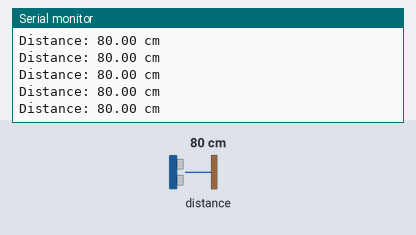
Bench run of a program on a simulated ESP32. Parts: the last lines printed to the serial monitor. Inputs (shaded band) come from the test bench; at power-on: distance to the obstacle 80 cm.

Above: at 1.2 s.
1.3 s: distance to the obstacle set to 2 cm
At 2.3 s:
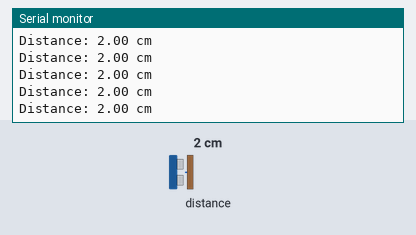
2.8 s: distance to the obstacle set to 4 cm
At 3.7 s:
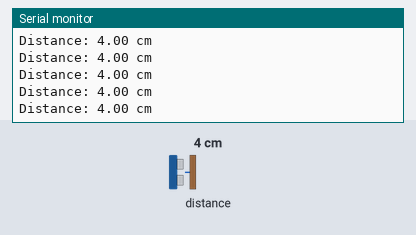
Timing chart, 0 to 5.8 s (numbered marks = the images above; inputs shaded):
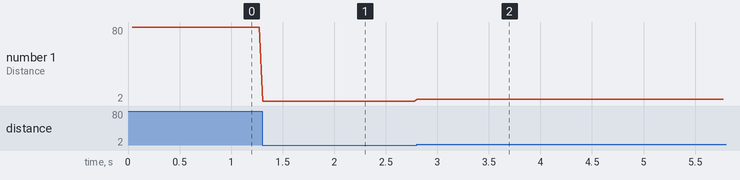

The program:

main.cpp
```cpp
#include "Adafruit_VL53L1X.h"

#define IRQ_PIN 2
#define XSHUT_PIN 3
int setZero = 0 ;
double adjustSensor ;
Adafruit_VL53L1X vl53 = Adafruit_VL53L1X(XSHUT_PIN, IRQ_PIN);

void setup() {
  Serial.begin(115200);
  while (!Serial) delay(10);

  Serial.println(F("Adafruit VL53L1X sensor demo"));

  Wire.begin();
  if (!vl53.begin(0x29, &Wire)) {
    Serial.print(F("Error on init of VL sensor: "));
    Serial.println(vl53.vl_status);
    while (1) delay(10);
  }
  Serial.println(F("VL53L1X sensor OK!"));

  Serial.print(F("Sensor ID: 0x"));
  Serial.println(vl53.sensorID(), HEX);

  if (!vl53.startRanging()) {
    Serial.print(F("Couldn't start ranging: "));
    Serial.println(vl53.vl_status);
    while (1) delay(10);
  }
  Serial.println(F("Ranging started"));

  // Valid timing budgets: 15, 20, 33, 50, 100, 200, and 500ms!
  vl53.setTimingBudget(200); // เอาไว้ปรับความเร็ว ในการ อ่านของ seensor ยิ่งมากยิ่งช้า ค่าหน่วงมาก ความแม่นยำสูง
  Serial.print(F("Timing budget (ms): "));
  Serial.println(vl53.getTimingBudget());
  vl53.VL53L1X_SetOffset(0); // เอาไว้ใช้ offset ค่า โดยค่าที่ใส่มันจะเป็นหน่วย มิลลิ 20 = 2 cm
  vl53.VL53L1X_SetXtalk(0); // เอาไว้ ตั้งค่า crosstalk
  vl53.VL53L1X_SetDistanceMode(2); // ปรับ ประสิทธิภาพระยะการอ่านของ sensor โดยที่ 1 = Short , 2 = Long
  if (vl53.VL53L1X_SetROI(16,16) == 0) {   //(ROIcenter,ROIsize)
    Serial.println(F("ตั้งค่า ROI สำเร็จ"));
  } else {
    Serial.println(F("ตั้งค่า ROI ล้มเหลว"));
  }

  /*
  vl53.VL53L1X_SetDistanceThreshold(100, 300, 3, 1);
  vl53.VL53L1X_SetInterruptPolarity(0);
  */
}

void loop() {
  int16_t distance;

  if (vl53.dataReady()) {
    // มีข้อมูลใหม่ที่สามารถอ่านได้!
    distance = vl53.distance();
    if (distance == -1) {
      // มีบางอย่างผิดพลาด!
      Serial.print(F("Couldn't get distance: "));
      Serial.println(vl53.vl_status);
      return;
    }
    adjustSensor = (distance - setZero)/10; // หาร 10 เพื่อแปลง mm -> cm
    Serial.print(F("Distance: "));
    Serial.print(adjustSensor);
    Serial.println(" cm");
    vl53.clearInterrupt();// อ่านข้อมูลเสร็จแล้ว พร้อมสำหรับการอ่านครั้งต่อไป!
  }
}
```

Measured:
- after the input at 1.3 s, the serial monitor: prints a new line at once (image 1)
- after the input at 2.8 s, the serial monitor: prints a new line at once (image 2)
- plotted number 1: 80 → 2 after the input at 1.3 s, 2 → 4 after the input at 2.8 s
